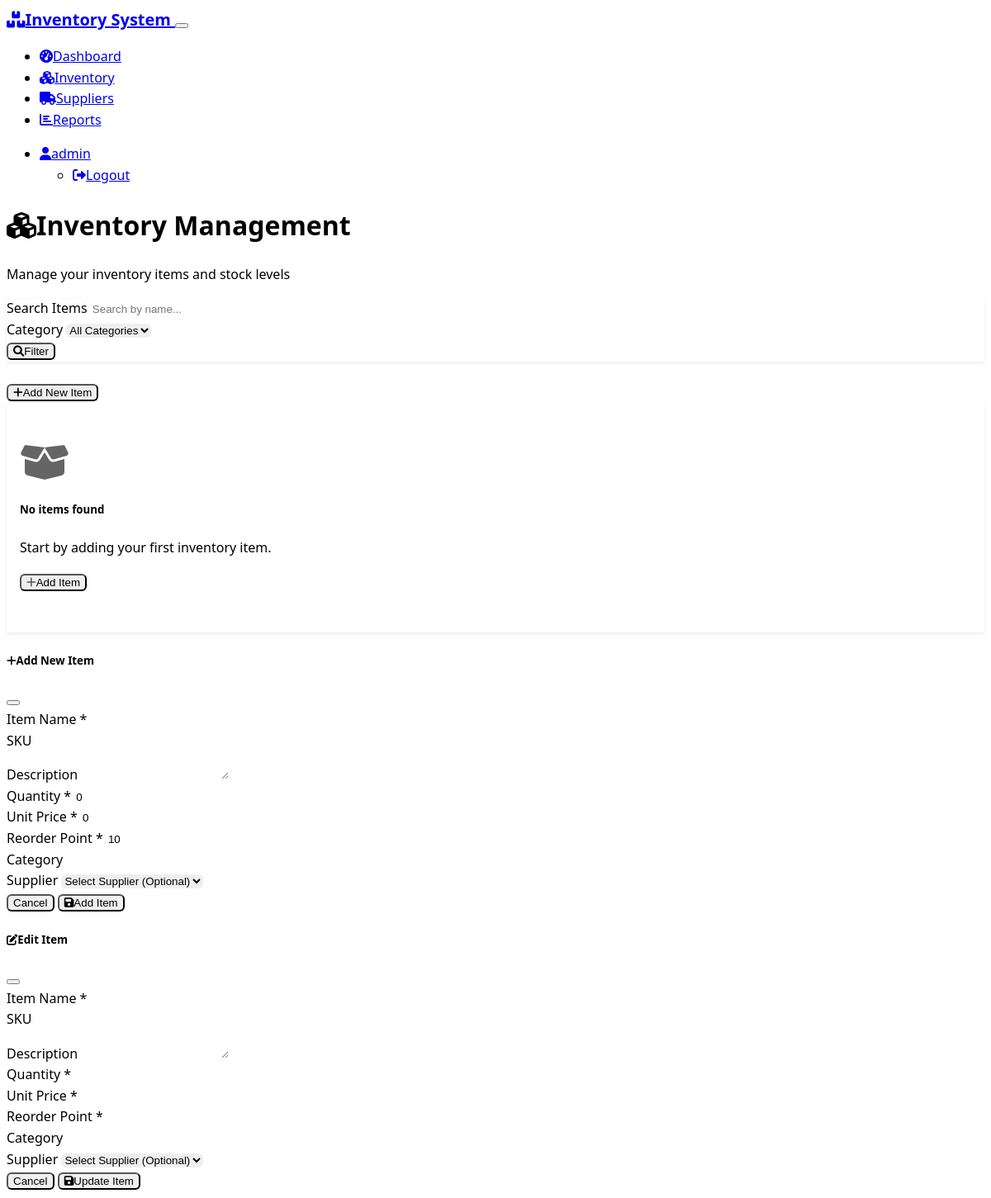
Before: /inventory (signed in) with the older database file.
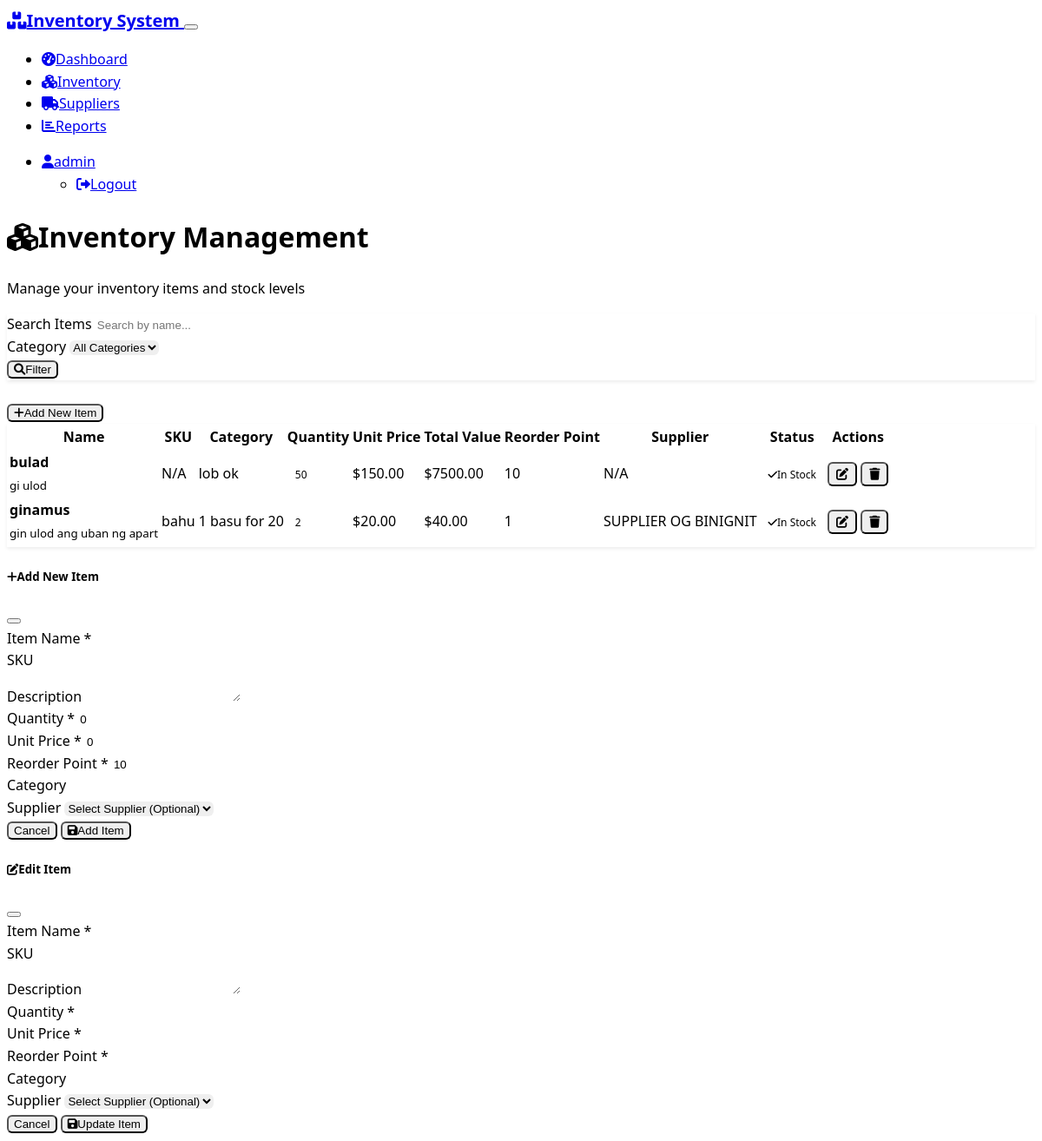
After: the same page with the newer database file.
### models.py (models this page shows)
class InventoryItem(db.Model):
    id = db.Column(db.Integer, primary_key=True)
    name = db.Column(db.String(100), nullable=False)
    description = db.Column(db.Text)
    sku = db.Column(db.String(50), unique=True)
    quantity = db.Column(db.Integer, default=0)
    unit_price = db.Column(db.Float, default=0.0)
    reorder_point = db.Column(db.Integer, default=10)
    supplier_id = db.Column(db.Integer, db.ForeignKey('supplier.id'))
    category = db.Column(db.String(50))
    created_at = db.Column(db.DateTime, default=datetime.utcnow)
    updated_at = db.Column(db.DateTime, default=datetime.utcnow, onupdate=datetime.utcnow)
    @property
    def is_low_stock(self):
        return self.quantity <= self.reorder_point
    @property
    def total_value(self):
        return self.quantity * self.unit_price

class Supplier(db.Model):
    id = db.Column(db.Integer, primary_key=True)
    name = db.Column(db.String(100), nullable=False)
    contact_person = db.Column(db.String(100))
    email = db.Column(db.String(120))
    phone = db.Column(db.String(20))
    address = db.Column(db.Text)
    created_at = db.Column(db.DateTime, default=datetime.utcnow)
    items = db.relationship('InventoryItem', backref='supplier', lazy=True)

### routes.py (the view)
@app.route('/inventory')
def inventory():
    if 'user_id' not in session:
        return redirect(url_for('login'))
    search = request.args.get('search', '')
    category = request.args.get('category', '')
    query = InventoryItem.query
    if search:
        query = query.filter(InventoryItem.name.contains(search))
    if category:
        query = query.filter(InventoryItem.category == category)
    items = query.all()
    suppliers = Supplier.query.all()
    categories = db.session.query(InventoryItem.category).distinct().all()
    categories = [cat[0] for cat in categories if cat[0]]
    return render_template('inventory.html', items=items, suppliers=suppliers, categories=categories)

### templates/inventory.html (shortened to what the changed rows need)
{% extends "base.html" %}
{% block content %}
<div class="container mt-4">
    <div class="row">
        <div class="col-12">
            <h1><i class="fas fa-cubes me-2"></i>Inventory Management</h1>
        </div>
    </div>
    <div class="row">
        <div class="col-12">
            <div class="card">
                <div class="card-body">
                    {% if items %}
                    <div class="table-responsive">
                        <table class="table table-striped">
                            <thead>
                                <tr>
                                    <th>Name</th>
                                    <th>SKU</th>
                                    <th>Category</th>
                                    <th>Quantity</th>
                                    <th>Unit Price</th>
                                    <th>Total Value</th>
                                    <th>Reorder Point</th>
                                    <th>Supplier</th>
                                    <th>Status</th>
                                    <th>Actions</th>
                                </tr>
                            </thead>
                            <tbody>
                                {% for item in items %}
                                <tr>
                                    <td>
                                        <strong>{{ item.name }}</strong>
                                        {% if item.description %}
                                        <br><small class="text-muted">{{ item.description }}</small>
                                        {% endif %}
                                    </td>
                                    <td>{{ item.sku or 'N/A' }}</td>
                                    <td>{{ item.category or 'N/A' }}</td>
                                    <td>
                                        <span class="badge {{ 'bg-danger' if item.is_low_stock else 'bg-success' }}">
                                            {{ item.quantity }}
                                        </span>
                                    </td>
                                    <td>${{ "%.2f"|format(item.unit_price) }}</td>
                                    <td>${{ "%.2f"|format(item.total_value) }}</td>
                                    <td>{{ item.reorder_point }}</td>
                                    <td>{{ item.supplier.name if item.supplier else 'N/A' }}</td>
                                    <td>
                                        {% if item.is_low_stock %}
                                        <span class="badge bg-warning">
                                            <i class="fas fa-exclamation-triangle me-1"></i>Low Stock
                                        </span>
                                        {% else %}
                                        <span class="badge bg-success">
                                            <i class="fas fa-check me-1"></i>In Stock
                                        </span>
                                        {% endif %}
                                    </td>
                                    <td>
                                        <button class="btn btn-sm btn-outline-primary me-1"
                                                onclick="editItem({{ item.id }}, '{{ item.name }}', '{{ item.description }}', '{{ item.sku }}', {{ item.quantity }}, {{ item.unit_price }}, {{ item.reorder_point }}, {{ item.supplier_id or 'null' }}, '{{ item.category }}')">
                                            <i class="fas fa-edit"></i>
                                        </button>
                                        <form method="POST" action="{{ url_for('delete_inventory_item', item_id=item.id) }}"
                                              style="display: inline;" onsubmit="return confirm('Are you sure?')">
                                            <button type="submit" class="btn btn-sm btn-outline-danger">
                                                <i class="fas fa-trash"></i>
                                            </button>
                                        </form>
                                    </td>
                                </tr>
                                {% endfor %}
                            </tbody>
                        </table>
                    </div>
                    {% else %}
                    <div class="text-center py-5">
                        <i class="fas fa-box-open fa-3x text-muted mb-3"></i>
                        <h5>No items found</h5>
                        <p class="text-muted">Start by adding your first inventory item.</p>
                        <button type="button" class="btn btn-primary" data-bs-toggle="modal" data-bs-target="#addItemModal">
                            <i class="fas fa-plus me-1"></i>Add Item
                        </button>
                    </div>
                    {% endif %}
                </div>
            </div>
        </div>
    </div>
</div>
{% endblock %}

Changed rows visible on the page:
added InventoryItem: name "bulad", description "gi ulod", sku "N/A", category "lob ok", quantity "50", unit_price "150.00", total_value "7500.00", reorder_point "10", supplier "N/A", shows "In Stock"
added InventoryItem: name "ginamus", description "gin ulod ang uban ng apart", sku "bahu", category "1 basu for 20", quantity "2", unit_price "20.00", total_value "40.00", reorder_point "1", supplier "SUPPLIER OG BINIGNIT", shows "In Stock"
Other visible differences:
text no longer shown: "No items found Start by adding your first inventory item. Add Item"
text now shown: "Name SKU Category Quantity Unit Price Total Value Reorder Point Supplier Status Actions"
